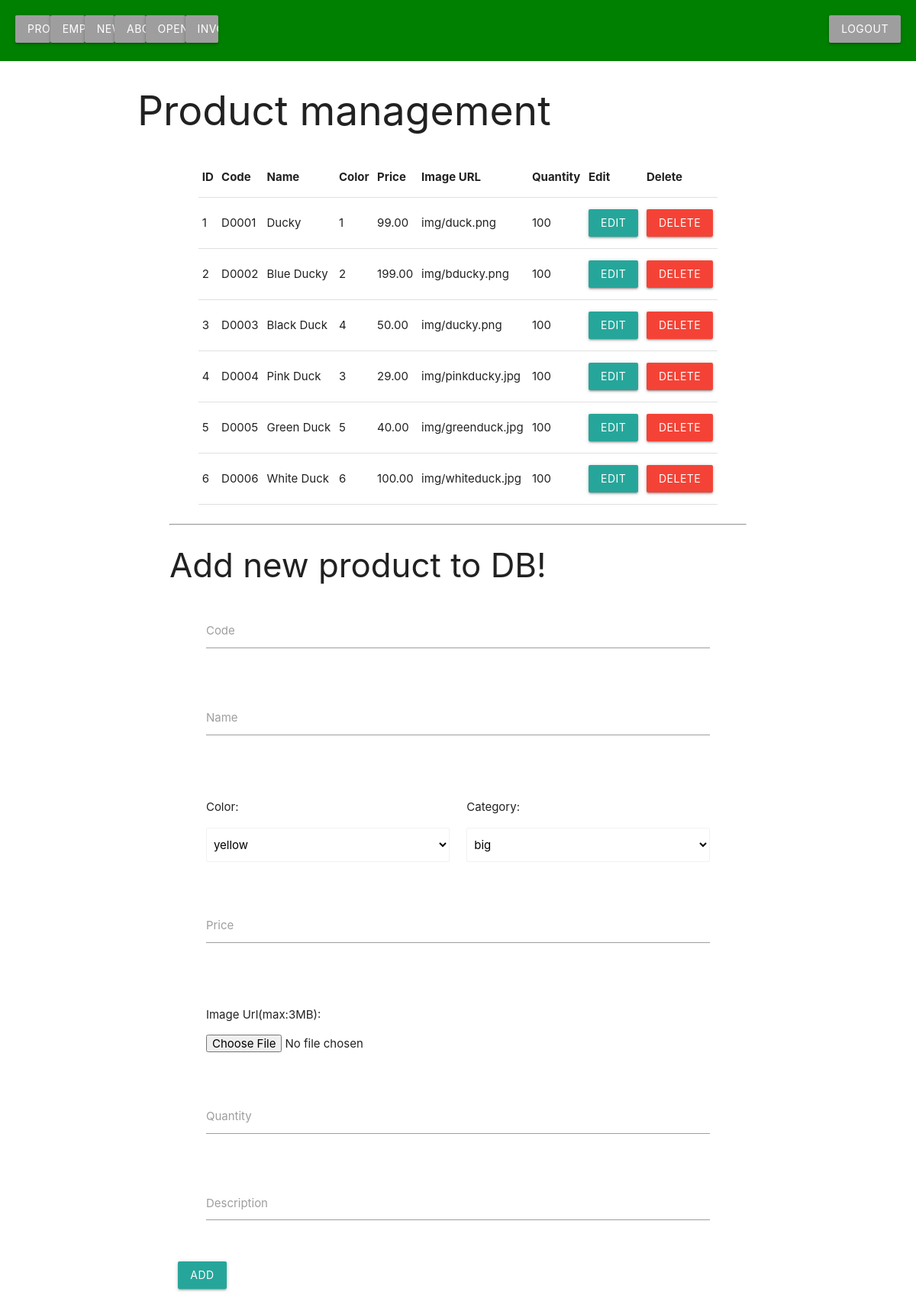
/Backend/index.php (signed in), run on the app's committed database.
### tables this page shows
CREATE TABLE Product
(
  `ID` int(8) NOT NULL AUTO_INCREMENT,
  `name` varchar(255) NOT NULL,
  `code` varchar(255) NOT NULL,
  `image` text NOT NULL,
  `price` double(10,2) NOT NULL,
  `color` int NOT null,
  `desc` varchar(255),
  `quantity` int NOT NULL,
  PRIMARY KEY (`ID`),
  UNIQUE KEY `product_code` (`code`),
  FOREIGN KEY (color) REFERENCES Color (ColorID)
);

### Backend/index.php (the view, shortened to what this page needs)
<?php require_once "../connection/dbcon.php";
require("../admin/adminHeader.php");
?>
<?php
$dbCon = dbCon();
$query = $dbCon->prepare("SELECT * FROM Product");
$query->execute();
$getProducts = $query->fetchAll();
$coloQuery = $dbCon->prepare("SELECT * FROM Color");
$coloQuery->execute();
$getColors = $coloQuery->fetchAll();
$coloQuery = $dbCon->prepare("SELECT * FROM Category");
$coloQuery->execute();
$getCategory = $coloQuery->fetchAll();
?>
<body>
    <div class="container">
        <h2>Product management</h2>
        <div class="row">
            <div class="row">
                <table class="highlight">
                    <thead>
                        <tr>
                            <th>ID</th>
                            <th>Code</th>
                            <th>Name</th>
                            <th>Color</th>
                            <th>Price</th>
                            <th>Image URL</th>
                            <th>Quantity</th>
                            <th>Edit</th>
                            <th>Delete</th>
                        </tr>
                    </thead>
                    <tbody>
                        <?php
                        foreach ($getProducts as $getProduct) {
                            echo "<tr>
                            <td>" . $getProduct['ID'] . "</td>
                            <td>" . $getProduct['code'] . "</td>
                            <td>" . $getProduct['name'] . "</td>
                            <td>" . $getProduct['color'] . "</td>
                            <td>" . $getProduct['price'] . "</td>
                            <td>" . $getProduct['image'] . "</td>
                            <td>" . $getProduct['quantity'] . "</td>";
                            echo '<td><a href="editEntry.php?ID=' . $getProduct['ID'] . '" class="waves-effect waves-light btn" ">Edit</a></td>';
                            echo '<td><a href="deleteEntry.php?ID=' . $getProduct['ID'] . '" class="waves-effect waves-light btn red" onclick="return confirm(\'Delete! are you sure?\')">Delete</a></td>';
                            echo "</tr>";
                        }
                        ?>
                    </tbody>
                </table>
            </div>
            <hr>
            <h3>Add new product to DB!</h3>
            <form class="col s12" name="contact" method="post" action="addEntry.php" enctype="multipart/form-data">
                <div class="row">
                    <div class="input-field col s12">
                        <input id="Code" name="Code" type="text" class="validate" required="" aria-required="true">
                        <label for="Code">Code</label>
                    </div>
                </div>
                <div class="row">
                    <div class="input-field col s12">
                        <input id="Name" name="Name" type="text" class="validate" required="" aria-required="true">
                        <label for="Name">Name</label>
                    </div>
                </div>
                <div class="row">
                    <div class="input-field col s6">
                        <p>Color:</p>
                        <select name="Color" class="browser-default">
                            <?php
                            foreach ($getColors as $getColor) {
                                echo "<option value='" . $getColor['colorID'] . "'>" . $getColor['name'] . "</option>";
                            }
                            ?>
                        </select>
                    </div>
                    <div class="input-field col s6">
                        <p>Category:</p>
                        <select name="category" class="browser-default">
                            <?php
                            foreach ($getCategory as $category) {
                                echo "<option value='" . $category['categoryID'] . "'>" . $category['name'] . "</option>";
                            }
                            ?>
                        </select>
                    </div>
                </div>
                <div class="row">
                    <div class="input-field col s12">
                        <input id="Price" name="Price" type="text" class="validate" required="" aria-required="true">
                        <label for="Price">Price</label>
                    </div>
                </div>
                <div class="row">
                    <div class="input-field col s12">
                        <p>Image Url(max:3MB):</p>
                        <input id="Image" name="Image" type="file" class="validate" required="" aria-required="true">
                    </div>
                </div>
                <div class="row">
                    <div class="input-field col s12">
                        <input id="Quantity" name="Quantity" type="text" class="validate" required="" aria-required="true">
                        <label for="Quantity">Quantity</label>
                    </div>
                </div>
                <div class="row">
                    <div class="input-field col s12">
                        <textarea name="description" id="description" class="materialize-textarea" required="" aria-required="true"></textarea>
                        <label for="description">Description</label>
                    </div>
                </div>
                <button class="btn waves-effect waves-light" type="submit" name="submit">Add
                </button>
            </form>
        </div>
    </div>
</body>
</html>

### css/style.css (style rules this page uses)
.row { padding: 5px 5% !important; }

### data on the page
product: ID "1", code "D0001", name "Ducky", color "1", price "99.00", image "img/duck.png", quantity "100"
product: ID "2", code "D0002", name "Blue Ducky", color "2", price "199.00", image "img/bducky.png", quantity "100"
product: ID "3", code "D0003", name "Black Duck", color "4", price "50.00", image "img/ducky.png", quantity "100"
product: ID "4", code "D0004", name "Pink Duck", color "3", price "29.00", image "img/pinkducky.jpg", quantity "100"
product: ID "5", code "D0005", name "Green Duck", color "5", price "40.00", image "img/greenduck.jpg", quantity "100"
product: ID "6", code "D0006", name "White Duck", color "6", price "100.00", image "img/whiteduck.jpg", quantity "100"

### other printed values
form field Color "yellow"
form field category "big"
